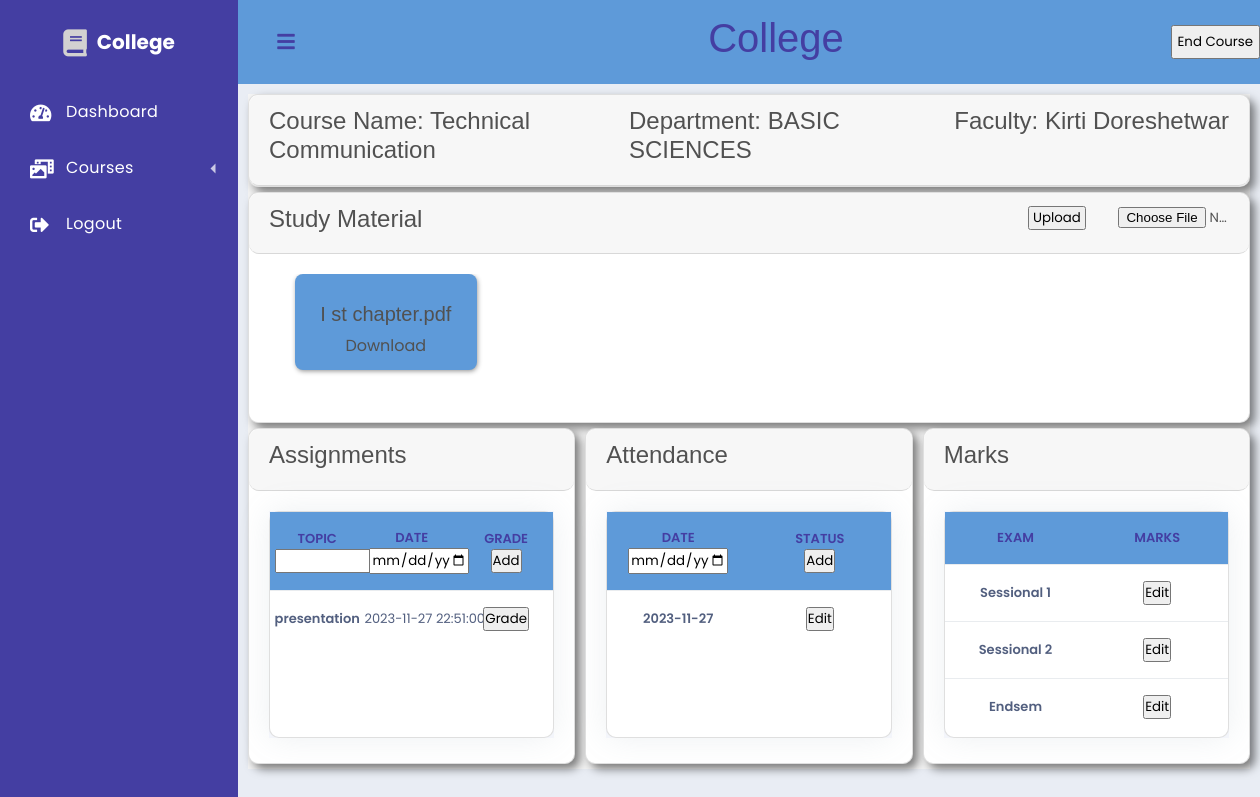
Page /public/course.php?course_id=15 (signed in) on the committed database.
### tables this page shows
CREATE TABLE `course` (
  `Course_id` int(11) NOT NULL,
  `Course_name` varchar(40) NOT NULL,
  `Dept_name` varchar(40) NOT NULL,
  `Fac_id` int(11) NOT NULL,
  `Credits` int(11) NOT NULL,
  `Open` tinyint(1) NOT NULL DEFAULT 1
);

CREATE TABLE `user` (
  `User_id` int(11) NOT NULL,
  `Username` varchar(50) NOT NULL,
  `Password` varchar(20) NOT NULL,
  `First_name` varchar(20) NOT NULL,
  `Last_name` varchar(20) NOT NULL,
  `Off_id` varchar(20) NOT NULL,
  `Dept_name` varchar(20) NOT NULL,
  `Branch_name` varchar(20) DEFAULT NULL,
  `type` varchar(20) NOT NULL,
  `Semester` int(11) DEFAULT NULL
);

CREATE TABLE `coursematerial` (
  `Course_id` int(11) NOT NULL,
  `Mat_file` varchar(50) NOT NULL,
  `Mat_name` varchar(50) NOT NULL
);

CREATE TABLE `assignments` (
  `Assn_id` int(11) NOT NULL,
  `Assn_name` varchar(50) NOT NULL,
  `Due_time` datetime NOT NULL,
  `Course_id` int(11) NOT NULL,
  `Open` tinyint(1) NOT NULL
);

### src/libs/dashboard.php (called while the page is built, shortened)
<?php
function getuser($user_id)
{
    $sql='
    SELECT *
    FROM user
    Where User_id= :user_id;
    ';
    return make_query($sql,[':user_id'=>$user_id],true,true);
}
function getcoursesadmin()
{
    $sql = '
    Select course.Course_id as course_id, course.Course_name as course_name, CONCAT(user.First_name,\' \',user.Last_name) as faculty_name
    From course inner join user on course.Fac_id=user.User_id
    ';
    return make_query($sql,[],true);
}
$user_id = $_SESSION['user_data']['User_id'];
$user = getuser($user_id);
if($user['type']==='faculty'){
    $user_courses = getcoursesfaculty($user_id);
}
else if($user['type']==='student'){
    $user_courses = getcoursesstudent($user_id);
}
else if($user['type']==='HOD'){
    $user_courses = getcoursesHOD();
}
else if($user['type']==='admin'){
    $user_courses = getcoursesadmin();
}

### src/libs/database.php (called while the page is built, shortened)
<?php
function database(): PDO {
    static $pdo;
    if (!$pdo) {
        $pdo = new PDO(
            sprintf("mysql:host=%s;dbname=%s;charset=UTF8", DB_HOST, DB_NAME),
            DB_USER,
            DB_PASSWORD,
            [PDO::ATTR_ERRMODE => PDO::ERRMODE_EXCEPTION]
        );
    }
    return $pdo;
}
function make_query(string $sql, array $data, bool $need_fetch=false, bool $one_row=false) : array | false {
    $statement = database()->prepare($sql);
    foreach ($data as $key => $value) {
        $statement->bindValue($key, $value);
    }
    $statement->execute();
    if ($need_fetch) {
        $temp = $statement->fetchAll(PDO::FETCH_ASSOC);
        if ($one_row && $temp) {
            return $temp[0];
        } else {
            return $temp;
        }
    } else {
        return false;
    }
}

### src/libs/course.php (called while the page is built, shortened)
<?php
function getCourse($course_id) {
    $sql = '
        SELECT Course_id, Course_name, Fac_id, Credits, First_name as Fac_fname, Last_name as Fac_lname, course.Dept_name
        FROM course
        INNER JOIN user
        ON user.User_id = course.Fac_id
        WHERE Course_id = :course_id
    ';
    return make_query($sql, [':course_id' => $course_id], true, true);
}
function getAssignmentsForFaculty($course_id) {
    $sql = '
        SELECT Assn_name, Due_time, Assn_id
        FROM assignments
        WHERE Course_id = :course_id
    ';
    return make_query($sql, [':course_id' => $course_id], true,false);
}
function getMaterial($course_id) {
    $sql = '
        SELECT *
        FROM coursematerial
        WHERE Course_id = :course_id
    ';
    return make_query($sql, [':course_id' => $course_id], true);
}
function getAttendanceDates($course_id)
{
    $sql = '
        SELECT DISTINCT(Date) as Date
        FROM attendance
        WHERE Course_id = :course_id
    ';
    return make_query($sql, [':course_id' => $course_id], true);
}
$user_type = $_SESSION['user_data']['type'];
if (isset($_GET['course_id'])) {
    $course_id = $_GET['course_id'];
    $course = getCourse($course_id);
}
$material = getMaterial($course_id);
switch($user_type) {
    case 'HOD':
    case 'admin':
        $assignments = getAssignmentsForFaculty($course_id);
        $attendance = getAttendanceDates($course_id);
        break;
}

### public/course.php (the view, shortened to what this page needs)
<?php
require_once __DIR__ . '/../src/libs/course.php';
require_once __DIR__ . '/../src/libs/dashboard.php';
?>
<div class='dashboard'>
    <?= view('navbar'); ?>
    <div class='dashboard-app'>
        <header class='dashboard-toolbar'><a href="#!" class="menu-toggle"><i class="fas fa-bars"></i></a>
            <h1 style="position: absolute;text-align: center;width: 100%;z-index: -1;color: #443ea2;">College</h1>
            <?php if ($user_type !== 'student'): ?>
            <button style="position: absolute;right:0;padding:5px;" onclick="myFunction6()">End Course</button>
            <?php endif ?>
        </header>
        <div class='dashboard-content'>
            <section class="home-section">
                <div class="card">
                    <div class="card-header" style="display: grid;grid-auto-flow:column;grid-template-columns:none;">
                        <h2>
                            Course Name: <?= $course['Course_name'] ?>
                        </h2>
                        <h2>
                            Department: <?= $course['Dept_name'] ?>
                        </h2>
                        <h2>
                            Faculty: <?= $course['Fac_fname'] . ' ' . $course['Fac_lname']?>
                        </h2>
                    </div>
                </div>
                <div class='card'>
                    <div class="card-header" style="grid-template-columns: none;">
                        <h2>Study Material</h2>
                        <?php if ($user_type !== 'student'): ?>
                        <form action='course.php?course_id=<?=$course_id?>' method="post" enctype="multipart/form-data">
                            <button type="submit" style="width: 10%;left:65%;position:relative;cursor:pointer;" id="uploadbut">Upload</button>
                            <input style="width: 20%;left:70%;position:relative;cursor:pointer;" name="course-material" type="file" id="uploadfile">
                        </form>
                        <?php endif?>
                    </div>
                    <div class="card-body">
                        <div class="cardcourses-wrapper">
                            <?php
                            foreach ($material as $mat) {
                                echo <<<END
                                <div class="cardcourses">
                                    <h3>{$mat['Mat_name']}</h3>
                                    <p><a href="uploaded_files/{$mat['Mat_file']}" download>Download</a></p>
                                </div>
                                END;
                            }
                            ?>
                        </div>
                    </div>
                </div>
                <div class="container2">
                    <div class="card">
                    <div class="card-header">
                        <h2>Assignments</h2>
                    </div>
                    <div class="card-body">
                    <div class="pendingassignment">
            <div class="card shadow">
                    <table class="table align-items-center table-flush" style="border-collapse: collapse;text-align:center">
                            <tbody style="display: block;height: 225px;overflow: auto;">
                                <tr style="color: #443ea2;background-color: #5e9ad9;text-transform:uppercase;">
                                <?php
                                    function ifAllowed($str) {
                                        global $user_type;
                                        if ($user_type !== 'student') {
                                            echo $str;
                                        }
                                    }
                                ?>
                                <?= ifAllowed("<form action='course.php?course_id=$course_id' method='post'>") ?>
                                    <th style="text-align: center;padding-left:5px;padding-right:5px;">Topic<br>
                                        <?= ifAllowed('<input type="text" id="newassignmenttopic" name="newassignmenttopic" style="width: 100px;">') ?>
                                    </th>
                                    <th style="text-align: center;padding-left:5px;padding-right:5px;">Date<br>
                                        <?= ifAllowed('<input type="datetime-local" id="newassignmentdate" name="newassignmentdate" style="width: 100px;">') ?>
                                    </th>
                                    <th style="text-align: center;padding-left:5px;padding-right:5px;">Grade<br>
                                        <?= ifAllowed('<button type="submit">Add</button>') ?>
                                    </th>
                                <?= ifAllowed('</form>') ?>
                                            </tr>
                                            <?php
                            foreach ($assignments as $ass) {
                                if ($user_type !== 'student') {
                                    echo <<<END
                                    <tr>
                                        <form action="course.php?course_id=$course_id" method="post">
                                            <input hidden name="action" value="grade_assignment">
                                            <input hidden name="assn_id" value="{$ass['Assn_id']}">
                                            <th scope="row" style="padding-left:0px;padding-right:0px;">
                                                <div class="media align-items-center">
                                                    <div class="media-body">
                                                        <span class="mb-0 text-sm">{$ass['Assn_name']}</span>
                                                    </div>
                                                </div>
                                            </th>
                                            <td style="padding-left:0px;padding-right:0px;">{$ass['Due_time']}</td>
                                            <td style="padding-left:0px;padding-right:0px;"><button type="submit">Grade</button></td>
                                        </form>
                                    </tr>
                                    END;
                                } else if ($ass['Sub_exists']) {
                                    $grade = $ass['Grade'] ? $ass['Grade'] : 'Submitted';
                                    echo <<<END
                                    <tr>
                                        <input hidden name="assn_id" value="{$ass['Assn_id']}">
                                        <th scope="row" style="padding-left:0px;padding-right:0px;">
                                            <div class="media align-items-center">
                                                <div class="media-body">
                                                    <span class="mb-0 text-sm">{$ass['Assn_name']}</span>
                                                </div>
                                            </div>
                                        </th>
                                        <td style="padding-left:0px;padding-right:0px;">{$ass['Due_time']}</td>
                                        <td style="padding-left:0px;padding-right:0px;">$grade</td>
                                    </tr>
                                    END;
                                }
                            }
                            ?>
                                        </tbody>
                                    </table>
                                </div>
                            </div>
                        </div>
                    </div>
                    <div class="card">
                        <div class="card-header">
                            <h2>Attendance</h2>
                        </div>
                        <div class="card-body">
                        <div class="pendingassignment">
            <div class="card shadow">
                    <table class="table align-items-center table-flush" style="border-collapse: collapse;text-align:center;">
                            <tbody style="display: block;height: 225px;overflow: auto;">
                            <tr style="color: #443ea2;background-color: #5e9ad9;text-transform:uppercase;">
                                <th style="text-align: center;padding-left:5px;padding-right:5px;">Date<br>
                                <th style="text-align: center;padding-left:5px;padding-right:5px;">Status<br>
                            </form>
                                </tr>
                                <?php
                                foreach ($attendance as $att) {
                                    switch ($user_type) {
                                        case 'faculty':
                                        case 'HOD':
                                        case 'admin':
                                            $date = $att['Date'];
                                            echo <<<END
                                            <tr>
                                                <form action="course.php?course_id=$course_id" method="post">
                                                    <input hidden name="action" value="edit_attendance">
                                                    <input hidden name="date" value="$date">
                                                    <th>$date</th>
                                                    <td><button type="submit"">Edit</button></td>
                                                </form>
                                            </tr>
                                            END;
                                        break;
                                    }
                                }
                                ?>
            </tbody>
              </table>
        </div>
    </div>
                            </div>
                        </div>
                        <div class="card" >
                        <div class="card-header">
                            <h2>Marks</h2>
                        </div>
                        <div class="card-body">
                        <div class="pendingassignment">
            <div class="card shadow">
                    <table class="table align-items-center table-flush" style="border-collapse: collapse;text-align:center;">
                            <tbody style="display: block;height: 225px;overflow: auto;">
                            <tr style="color: #443ea2;background-color: #5e9ad9;text-transform:uppercase;">
                                    <th style="text-align: center;padding-left:5px;padding-right:5px;">Exam</th>
                                    <th style="text-align: center;padding-left:5px;padding-right:5px;">Marks</th>
                                </tr>
                <?php
                $mark_names = ['Sessional 1', 'Sessional 2', 'Endsem'];
                $column_names = ['Marks_s1', 'Marks_s2', 'Marks_endsem'];
                for ($i = 0; $i < sizeof($mark_names); ++$i) {
                    $mark_name = $mark_names[$i];
                    $column_name = $column_names[$i];
                    switch ($user_type) {
                        case 'faculty':
                        case 'HOD':
                        case 'admin':
                            echo <<<END
                            <tr>
                                <form action="course.php?course_id=$course_id" method="post">
                                    <input hidden name='action' value='edit_marks'>
                                    <input hidden name='type' value='$mark_name'>
                                    <input hidden name='column' value='$column_name'>
                                    <th>$mark_name</th>
                                    <td><button type="submit">Edit</button></td>
                                </form>
                            </tr>
                            END;
                            break;
                    }
                }
                ?>
            </tbody>
              </table>
        </div>
    </div>
                        </div>
                    </div>
                </div>
        </div>
    </div>
</div>

### rows in the picture
course: Course_name "Technical Communication", Dept_name "BASIC SCIENCES", Fac.First_name "Kirti", Fac.Last_name "Doreshetwar"
coursematerial: Mat_name "I st chapter.pdf"
assignments: Assn_name "presentation", Due_time "2023-11-27 22:51:00"

### other values in the picture
$str "Add Add"
$date "2023-11-27"
$mark_name "Sessional 1"
$mark_name "Sessional 2"
$mark_name "Endsem"
